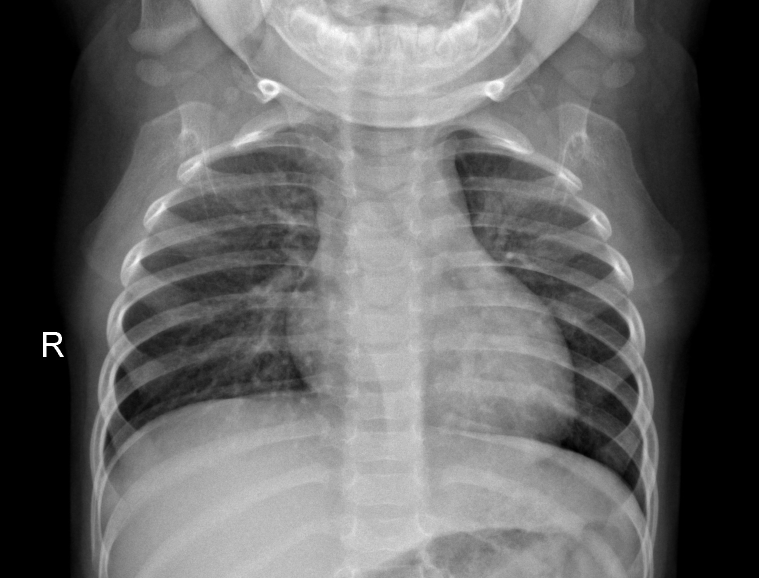
#> input picture chest_xray/train/NORMAL/IM-0151-0001.jpeg, 1518 x 1156 px, found by its file name (shown at 1/2 size)
$ jupyter execute --allow-errors aug_0_control_v2.ipynb
#> lines starting #> are read from the running program, lines starting #| are printed output that depends on the picture; pictures that were not available may be replaced by others from this repository, and a replacement may not be noted
[cell 1]
# Check that GPU is used
import tensorflow as tf
tf.config.list_physical_devices('GPU')
#> (this line was passed over: tensorflow is not available in this run)

[cell 2]
from PIL import Image
import os
import numpy as np

# Define the folders where your data is stored
train_folder = 'chest_xray/train'
test_folder = 'chest_xray/test'
val_folder = 'chest_xray/val'

# Define the subfolders within each folder where the images are stored
subfolders = ['NORMAL', 'PNEUMONIA']

# Define the size of the images you want to resize your images to
img_width, img_height = 128, 128

[cell 3]
# Function to load and resize images from a folder
def load_images_from_folder(folder, limit_per_subfolder=None):
    X = []
    y = []
    for subfolder in subfolders:
        folder_path = os.path.join(folder, subfolder)
        if limit_per_subfolder:
            # Get amount of random filenames from the folder
            filenames = np.random.choice(os.listdir(folder_path), limit_per_subfolder, replace=False)
        else:
            filenames = os.listdir(folder_path)
        for filename in filenames:
            img_path = os.path.join(folder_path, filename)
            img = Image.open(img_path)

            # Resize the image to the desired size
            img = img.resize((img_width, img_height))

            # Convert RGB image to grayscale
            img = img.convert('L')

            # Convert the image to a NumPy array and append it to X
            img = np.array(img)
            X.append(img)

            # Append the corresponding label to y
            y.append(subfolders.index(subfolder))

    X = np.array(X)
    y = np.array(y)
    return X, y

#> (a cell that did not finish here is left out)

[cell 5]
# Load the training data
# Get min value between the number of normal images and the number of pneumonia images
train_folder = f"{train_folder}_augmented"
min_images = min(len(os.listdir(os.path.join(train_folder, subfolders[0]))), len(os.listdir(os.path.join(train_folder, subfolders[1]))))
X_train, y_train = load_images_from_folder(train_folder, min_images)
#> in load_images_from_folder, img is the input picture: PIL image 1518x1156 L; min 0, max 255, mean 101.8
#> in load_images_from_folder, `img = img.resize((img_width, img_height))`:
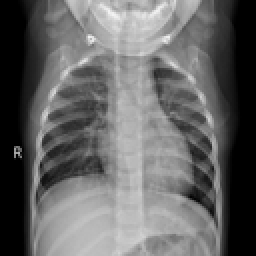
#> img: PIL image 128x128 L (shown 2 times larger); min 0, max 243, mean 101.8
#> pass 2 of the loop in load_images_from_folder, `for subfolder in subfolders:`:
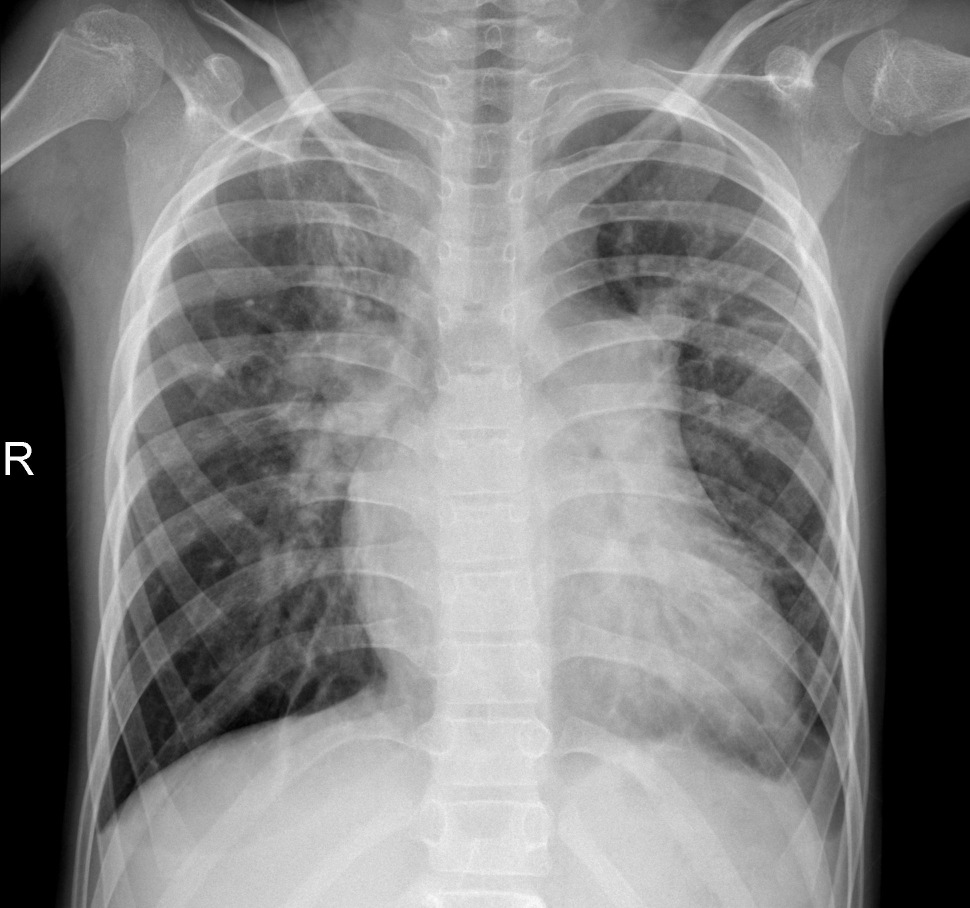
#> input picture chest_xray/train/BACTERIA/person1251_bacteria_3208.jpeg, 1940 x 1816 px, given as the content of the folder chest_xray/train_augmented/PNEUMONIA, which was not available (shown at 1/2 size)
#> in load_images_from_folder, img is the input picture: PIL image 1940x1816 L; min 0, max 255, mean 127.6
#> in load_images_from_folder, `img = img.resize((img_width, img_height))`:
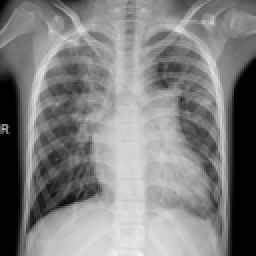
#> img: PIL image 128x128 L (shown 2 times larger); min 0, max 244, mean 127.6
#> y_train = [0, 1]

# Load the test data
X_test, y_test = load_images_from_folder(test_folder)
#> pass 2 of the loop in load_images_from_folder, `for subfolder in subfolders:`:
#> y_test = [0, 1]

# Load the validation data
X_val, y_val = load_images_from_folder(val_folder)
#> pass 2 of the loop in load_images_from_folder, `for subfolder in subfolders:`:
#> y_val = [0, 1]

[cell 6]
# Make a matplot figure to show how many images are in each subfolder of train
import matplotlib.pyplot as plt
plt.figure(figsize=(10, 5))
#> (this line was passed over: IPython is not available in this run)
plt.bar(subfolders, [len(os.listdir(os.path.join(train_folder, subfolder))) for subfolder in subfolders])
#> (this line was passed over: IPython is not available in this run)
plt.title('Number of images in each subfolder of train')
#> (this line was passed over: IPython is not available in this run)
plt.show()

[cell 7]
# Make a matplot figure to show how many images if each class in the training set
plt.figure(figsize=(10, 5))
#> (this line was passed over: IPython is not available in this run)
plt.bar(subfolders, [len(y_train[y_train == i]) for i in range(len(subfolders))])
#> (this line was passed over: IPython is not available in this run)
plt.title('Number of images in each class in the training set')
#> (this line was passed over: IPython is not available in this run)
